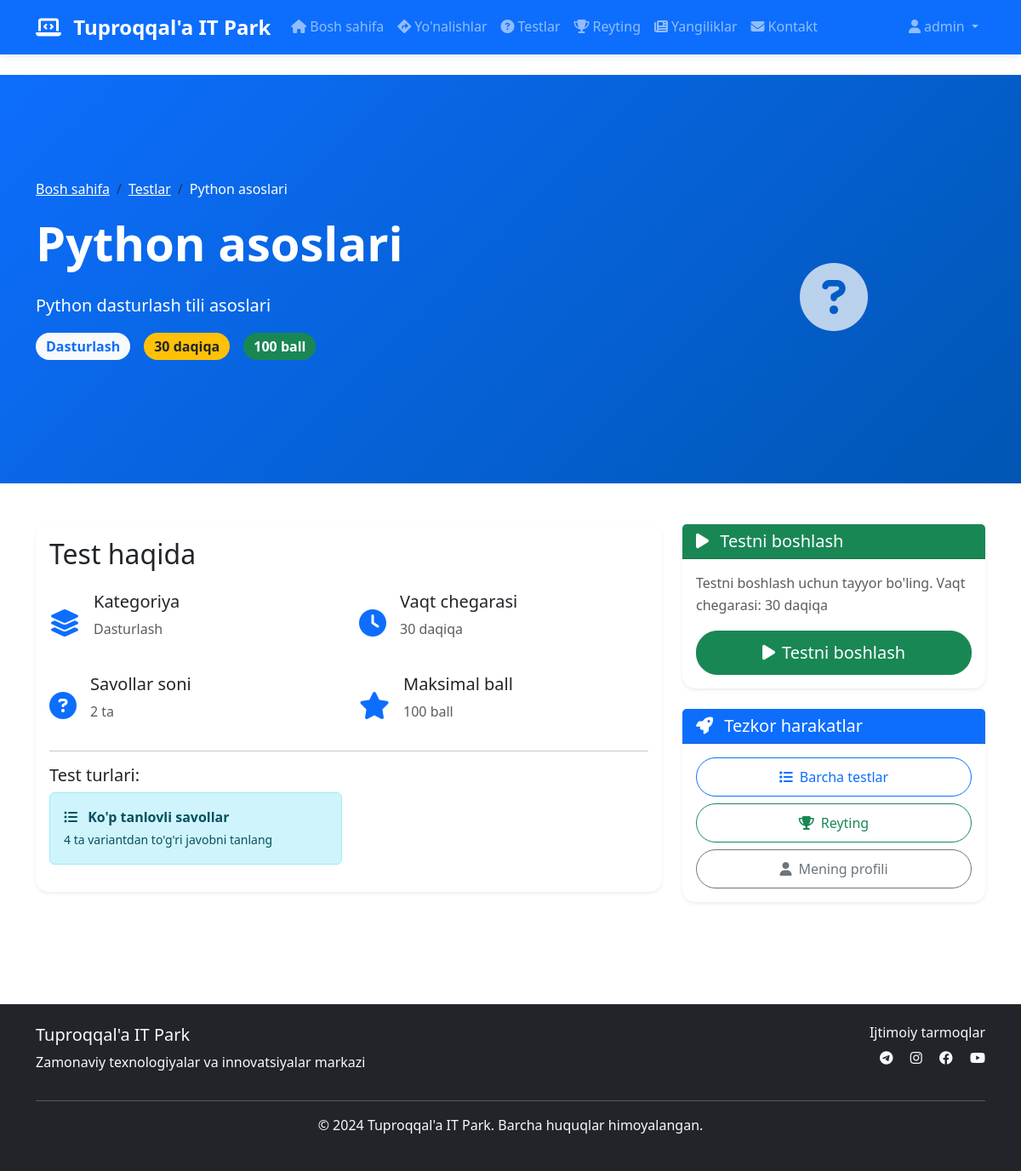
The page /tests/1/ (signed in) on the database its author committed.
### users/models.py (models this page shows, shortened)
class User(AbstractUser):
    email = models.EmailField(_('email address'), unique=True)
    phone = models.CharField(max_length=15, blank=True, null=True)
    birth_date = models.DateField(blank=True, null=True)
    school = models.CharField(max_length=200, blank=True)
    grade = models.IntegerField(blank=True, null=True)
    USERNAME_FIELD = 'email'
    REQUIRED_FIELDS = ['username']

### tests/models.py (models this page shows, shortened)
class Test(models.Model):
    TEST_TYPES = [
        ('multiple_choice', 'Ko\'p tanlovli'),
        ('coding', 'Kod yozish'),
        ('logic', 'Mantiqiy masalalar'),
    ]
    SUBJECTS = [
        ('programming', 'Dasturlash'),
        ('mathematics', 'Matematika'),
        ('informatics', 'Informatika'),
        ('physics', 'Fizika'),
    ]
    title = models.CharField(max_length=200)
    description = models.TextField()
    category = models.ForeignKey(Category, on_delete=models.CASCADE)
    subject = models.CharField(max_length=20, choices=SUBJECTS)
    test_type = models.CharField(max_length=20, choices=TEST_TYPES)
    time_limit = models.IntegerField(help_text='Daqiqalarda', default=30)
    max_score = models.IntegerField(default=100)
    is_active = models.BooleanField(default=True)
    created_at = models.DateTimeField(auto_now_add=True)
    updated_at = models.DateTimeField(auto_now=True)

class Category(models.Model):
    name = models.CharField(max_length=100)
    description = models.TextField(blank=True)
    icon = models.CharField(max_length=50, blank=True)
    class Meta:
        verbose_name_plural = "Categories"

### tests/views.py (the view)
# urls.py: path('<int:test_id>/', views.test_detail, name='test_detail'),
@login_required
def test_detail(request, test_id):
    test = get_object_or_404(Test, id=test_id, is_active=True)
    existing_result = TestResult.objects.filter(user=request.user, test=test).first()
    context = {
        'test': test,
        'existing_result': existing_result,
    }
    return render(request, 'tests/test_detail.html', context)

### templates/tests/test_detail.html (shortened to what this page needs)
{% extends 'base.html' %}
{% block content %}
<section class="hero-section bg-primary text-white py-5">
    <div class="container">
        <nav aria-label="breadcrumb">
            <ol class="breadcrumb">
                <li class="breadcrumb-item"><a href="{% url 'main:home' %}" class="text-white">Bosh sahifa</a></li>
                <li class="breadcrumb-item"><a href="{% url 'tests:test_list' %}" class="text-white">Testlar</a></li>
                <li class="breadcrumb-item active text-white" aria-current="page">{{ test.title|truncatewords:5 }}</li>
            </ol>
        </nav>
        <div class="row align-items-center">
            <div class="col-lg-8">
                <h1 class="display-4 fw-bold mb-4">{{ test.title }}</h1>
                <p class="lead">{{ test.description }}</p>
                <div class="d-flex gap-3 mb-4">
                    <span class="badge bg-light text-primary fs-6">{{ test.get_subject_display }}</span>
                    <span class="badge bg-warning text-dark fs-6">{{ test.time_limit }} daqiqa</span>
                    <span class="badge bg-success fs-6">{{ test.max_score }} ball</span>
                </div>
            </div>
            <div class="col-lg-4 text-center">
                <i class="fas fa-question-circle fa-5x text-light opacity-75"></i>
            </div>
        </div>
    </div>
</section>
<section class="py-5">
    <div class="container">
        <div class="row">
            <div class="col-lg-8">
                <div class="card shadow-sm">
                    <div class="card-body">
                        <h2 class="card-title mb-4">Test haqida</h2>
                        <div class="row g-4">
                            <div class="col-md-6">
                                <div class="d-flex align-items-center">
                                    <i class="fas fa-layer-group fa-2x text-primary me-3"></i>
                                    <div>
                                        <h5>Kategoriya</h5>
                                        <p class="text-muted">{{ test.category.name }}</p>
                                    </div>
                                </div>
                            </div>
                            <div class="col-md-6">
                                <div class="d-flex align-items-center">
                                    <i class="fas fa-clock fa-2x text-primary me-3"></i>
                                    <div>
                                        <h5>Vaqt chegarasi</h5>
                                        <p class="text-muted">{{ test.time_limit }} daqiqa</p>
                                    </div>
                                </div>
                            </div>
                            <div class="col-md-6">
                                <div class="d-flex align-items-center">
                                    <i class="fas fa-question-circle fa-2x text-primary me-3"></i>
                                    <div>
                                        <h5>Savollar soni</h5>
                                        <p class="text-muted">{{ test.questions.count }} ta</p>
                                    </div>
                                </div>
                            </div>
                            <div class="col-md-6">
                                <div class="d-flex align-items-center">
                                    <i class="fas fa-star fa-2x text-primary me-3"></i>
                                    <div>
                                        <h5>Maksimal ball</h5>
                                        <p class="text-muted">{{ test.max_score }} ball</p>
                                    </div>
                                </div>
                            </div>
                        </div>
                        <hr>
                        <h5>Test turlari:</h5>
                        <div class="row g-3">
                            {% if test.test_type == 'multiple_choice' %}
                            <div class="col-md-6">
                                <div class="alert alert-info">
                                    <i class="fas fa-list-ul me-2"></i>
                                    <strong>Ko'p tanlovli savollar</strong><br>
                                    <small>4 ta variantdan to'g'ri javobni tanlang</small>
                                </div>
                            </div>
                            {% endif %}
                        </div>
                    </div>
                </div>
            </div>
            <div class="col-lg-4">
                <div class="card shadow-sm mb-4">
                    <div class="card-header bg-success text-white">
                        <h5 class="mb-0">
                            <i class="fas fa-play me-2"></i>
                            Testni boshlash
                        </h5>
                    </div>
                    <div class="card-body">
                        {% if user.is_authenticated %}
                            {% if has_taken_test %}
                                <div class="alert alert-info">
                                    <i class="fas fa-info-circle me-2"></i>
                                    Siz bu testni allaqachon yechgansiz
                                </div>
                                <a href="{% url 'tests:test_result' test.id %}" class="btn btn-primary w-100">
                                    <i class="fas fa-chart-bar me-2"></i>Natijani ko'rish
                                </a>
                            {% else %}
                                <p class="text-muted mb-3">
                                    Testni boshlash uchun tayyor bo'ling.
                                    Vaqt chegarasi: {{ test.time_limit }} daqiqa
                                </p>
                                <a href="{% url 'tests:start_test' test.id %}" class="btn btn-success btn-lg w-100">
                                    <i class="fas fa-play me-2"></i>Testni boshlash
                                </a>
                            {% endif %}
                        {% endif %}
                    </div>
                </div>
                <div class="card shadow-sm">
                    <div class="card-header bg-primary text-white">
                        <h5 class="mb-0">
                            <i class="fas fa-rocket me-2"></i>
                            Tezkor harakatlar
                        </h5>
                    </div>
                    <div class="card-body">
                        <div class="d-grid gap-2">
                            <a href="{% url 'tests:test_list' %}" class="btn btn-outline-primary">
                                <i class="fas fa-list me-2"></i>Barcha testlar
                            </a>
                            <a href="{% url 'tests:leaderboard' %}" class="btn btn-outline-success">
                                <i class="fas fa-trophy me-2"></i>Reyting
                            </a>
                            <a href="{% url 'main:profile' %}" class="btn btn-outline-secondary">
                                <i class="fas fa-user me-2"></i>Mening profili
                            </a>
                        </div>
                    </div>
                </div>
            </div>
        </div>
    </div>
</section>
{% endblock %}

### templates/base.html (shortened to what this page needs)
<!DOCTYPE html>
<html lang="uz">
<head>
    <link href="https://cdn.jsdelivr.net/npm/bootstrap@5.3.0/dist/css/bootstrap.min.css" rel="stylesheet">
    <link rel="stylesheet" href="https://cdnjs.cloudflare.com/ajax/libs/font-awesome/6.4.0/css/all.min.css">
    {% load static %}
    <link rel="stylesheet" href="{% static 'css/style.css' %}">
</head>
<body>
    <nav class="navbar navbar-expand-lg navbar-dark bg-primary">
        <div class="container">
            <a class="navbar-brand" href="{% url 'main:home' %}">
                <i class="fas fa-laptop-code me-2"></i>
                Tuproqqal'a IT Park
            </a>
            <div class="collapse navbar-collapse" id="navbarNav">
                <ul class="navbar-nav me-auto">
                    <li class="nav-item">
                        <a class="nav-link" href="{% url 'main:home' %}">
                            <i class="fas fa-home me-1"></i>Bosh sahifa
                        </a>
                    </li>
                    <li class="nav-item">
                        <a class="nav-link" href="{% url 'main:directions_list' %}">
                            <i class="fas fa-directions me-1"></i>Yo'nalishlar
                        </a>
                    </li>
                    <li class="nav-item">
                        <a class="nav-link" href="{% url 'tests:test_list' %}">
                            <i class="fas fa-question-circle me-1"></i>Testlar
                        </a>
                    </li>
                    <li class="nav-item">
                        <a class="nav-link" href="{% url 'tests:leaderboard' %}">
                            <i class="fas fa-trophy me-1"></i>Reyting
                        </a>
                    </li>
                    <li class="nav-item">
                        <a class="nav-link" href="{% url 'main:news_list' %}">
                            <i class="fas fa-newspaper me-1"></i>Yangiliklar
                        </a>
                    </li>
                    <li class="nav-item">
                        <a class="nav-link" href="{% url 'main:contact' %}">
                            <i class="fas fa-envelope me-1"></i>Kontakt
                        </a>
                    </li>
                </ul>
                <ul class="navbar-nav">
                    {% if user.is_authenticated %}
                        <li class="nav-item dropdown">
                            <a class="nav-link dropdown-toggle" href="#" id="navbarDropdown" role="button" data-bs-toggle="dropdown">
                                <i class="fas fa-user me-1"></i>{{ user.username }}
                            </a>
                        </li>
                    {% endif %}
                </ul>
            </div>
        </div>
    </nav>
    <main class="py-4">
        {% block content %}{% endblock %}
    </main>
    <footer class="bg-dark text-light py-4 mt-5">
        <div class="container">
            <div class="row">
                <div class="col-md-6">
                    <h5>Tuproqqal'a IT Park</h5>
                    <p>Zamonaviy texnologiyalar va innovatsiyalar markazi</p>
                </div>
                <div class="col-md-6 text-md-end">
                    <h6>Ijtimoiy tarmoqlar</h6>
                    <div class="social-links">
                        <a href="#" class="text-light me-3"><i class="fab fa-telegram"></i></a>
                        <a href="#" class="text-light me-3"><i class="fab fa-instagram"></i></a>
                        <a href="#" class="text-light me-3"><i class="fab fa-facebook"></i></a>
                        <a href="#" class="text-light"><i class="fab fa-youtube"></i></a>
                    </div>
                </div>
            </div>
            <hr>
            <div class="text-center">
                <p>&copy; 2024 Tuproqqal'a IT Park. Barcha huquqlar himoyalangan.</p>
            </div>
        </div>
    </footer>
</body>
</html>

### static/css/style.css (style rules this page uses)
:root { --primary-color: #0d6efd; --secondary-color: #6c757d; --success-color: #198754; --warning-color: #ffc107; --danger-color: #dc3545; --light-color: #f8f9fa; --dark-color: #212529; }
body { font-family: 'Segoe UI', Tahoma, Geneva, Verdana, sans-serif; line-height: 1.6; }
.hero-section { background: linear-gradient(135deg, var(--primary-color) 0%, #0056b3 100%); min-height: 60vh; display: flex; align-items: center; }
.card { transition: transform 0.3s ease, box-shadow 0.3s ease; border: none; border-radius: 15px; }
.btn { border-radius: 25px; padding: 10px 25px; font-weight: 500; transition: all 0.3s ease; }
.btn-outline-primary { border-color: var(--primary-color); color: var(--primary-color); }
.navbar { box-shadow: 0 2px 10px rgba(0,0,0,0.1); }
.navbar-brand { font-weight: 700; font-size: 1.5rem; }
.nav-link { font-weight: 500; transition: color 0.3s ease; }
.badge { font-size: 0.9em; padding: 8px 12px; border-radius: 20px; }

### rows shown on the page
User: username "admin"
Test: title "Python asoslari", description "Python dasturlash tili asoslari", subject "Dasturlash", time_limit "30", max_score "100", category.name "Dasturlash", questions.count "2"
